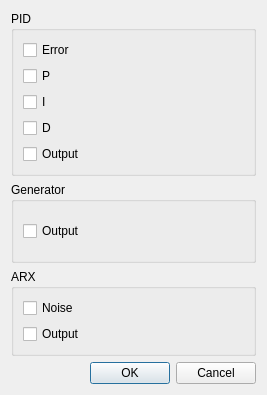
<?xml version="1.0" encoding="UTF-8"?>
<ui version="4.0">
 <class>ExportDialog</class>
 <widget class="QDialog" name="ExportDialog">
  <property name="geometry">
   <rect>
    <x>0</x>
    <y>0</y>
    <width>267</width>
    <height>395</height>
   </rect>
  </property>
  <property name="windowTitle">
   <string>Dialog</string>
  </property>
  <layout class="QVBoxLayout" name="verticalLayout">
   <item>
    <widget class="QGroupBox" name="sex">
     <property name="title">
      <string>PID</string>
     </property>
     <layout class="QVBoxLayout" name="verticalLayout_2">
      <item>
       <widget class="QCheckBox" name="pid_error">
        <property name="text">
         <string>Error</string>
        </property>
       </widget>
      </item>
      <item>
       <widget class="QCheckBox" name="pid_p_checkbox">
        <property name="text">
         <string>P</string>
        </property>
       </widget>
      </item>
      <item>
       <widget class="QCheckBox" name="pid_i_checkbox">
        <property name="text">
         <string>I</string>
        </property>
       </widget>
      </item>
      <item>
       <widget class="QCheckBox" name="pid_d_checkbox">
        <property name="text">
         <string>D</string>
        </property>
       </widget>
      </item>
      <item>
       <widget class="QCheckBox" name="pid_output">
        <property name="text">
         <string>Output</string>
        </property>
       </widget>
      </item>
     </layout>
    </widget>
   </item>
   <item>
    <widget class="QGroupBox" name="groupBox_4">
     <property name="title">
      <string>Generator</string>
     </property>
     <layout class="QVBoxLayout" name="verticalLayout_3">
      <item>
       <widget class="QCheckBox" name="generator_output">
        <property name="text">
         <string>Output</string>
        </property>
       </widget>
      </item>
     </layout>
    </widget>
   </item>
   <item>
    <widget class="QGroupBox" name="groupBox_3">
     <property name="title">
      <string>ARX</string>
     </property>
     <layout class="QVBoxLayout" name="verticalLayout_4">
      <item>
       <widget class="QCheckBox" name="arx_noise">
        <property name="text">
         <string>Noise</string>
        </property>
       </widget>
      </item>
      <item>
       <widget class="QCheckBox" name="arx_output">
        <property name="text">
         <string>Output</string>
        </property>
       </widget>
      </item>
     </layout>
    </widget>
   </item>
   <item>
    <widget class="QDialogButtonBox" name="buttonBox">
     <property name="orientation">
      <enum>Qt::Orientation::Horizontal</enum>
     </property>
     <property name="standardButtons">
      <set>QDialogButtonBox::StandardButton::Cancel|QDialogButtonBox::StandardButton::Ok</set>
     </property>
    </widget>
   </item>
  </layout>
 </widget>
 <resources/>
 <connections>
  <connection>
   <sender>buttonBox</sender>
   <signal>accepted()</signal>
   <receiver>ExportDialog</receiver>
   <slot>accept()</slot>
   <hints>
    <hint type="sourcelabel">
     <x>248</x>
     <y>254</y>
    </hint>
    <hint type="destinationlabel">
     <x>157</x>
     <y>274</y>
    </hint>
   </hints>
  </connection>
  <connection>
   <sender>buttonBox</sender>
   <signal>rejected()</signal>
   <receiver>ExportDialog</receiver>
   <slot>reject()</slot>
   <hints>
    <hint type="sourcelabel">
     <x>316</x>
     <y>260</y>
    </hint>
    <hint type="destinationlabel">
     <x>286</x>
     <y>274</y>
    </hint>
   </hints>
  </connection>
 </connections>
</ui>
